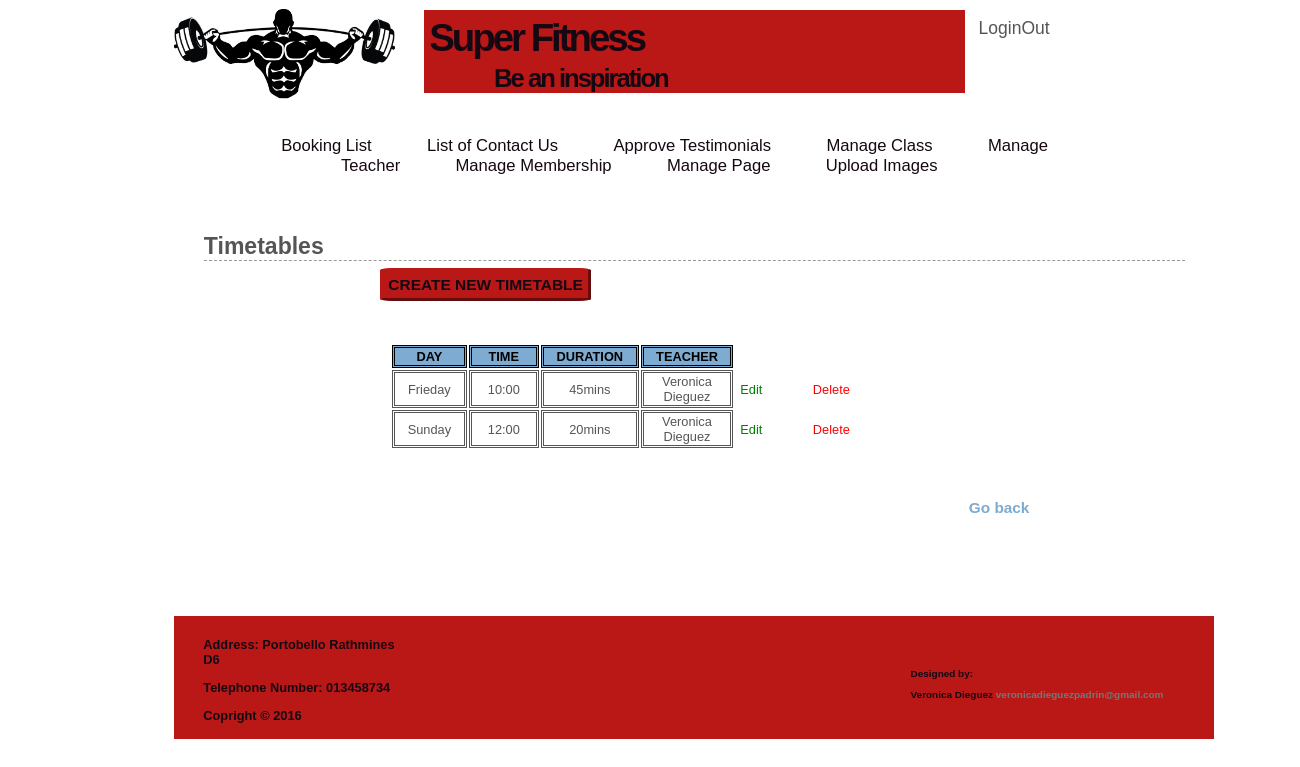
The page /adm_pages/5.timetable_list.php?id=1 (signed in) on the database its author committed.
### tables this page shows
CREATE TABLE IF NOT EXISTS `time_class` (
  `id_time` int(11) NOT NULL AUTO_INCREMENT,
  `id_class` int(11) NOT NULL,
  `id_teacher` int(11) NOT NULL,
  `days` varchar(20) DEFAULT NULL,
  `hour` varchar(20) DEFAULT NULL,
  `duration` varchar(20) DEFAULT NULL,
  PRIMARY KEY (`id_time`),
  KEY `id_class` (`id_class`),
  KEY `id_teacher` (`id_teacher`)
);

CREATE TABLE IF NOT EXISTS `teacher` (
  `id_teacher` int(11) NOT NULL AUTO_INCREMENT,
  `first_name` varchar(20) DEFAULT NULL,
  `last_name` varchar(20) DEFAULT NULL,
  `phone_number` varchar(20) DEFAULT NULL,
  `email` varchar(100) NOT NULL,
  PRIMARY KEY (`id_teacher`)
);

### adm_pages/5.timetable_list.php (the view, shortened to what this page needs)
<?php
    include('../includes/header_login.php');
        require ('../connect.php');
        $id = $_GET['id'];
	$sql = "SELECT time_class.id_time, time_class.id_teacher, time_class.days, time_class.hour, time_class.duration, teacher.first_name, teacher.last_name
			FROM time_class JOIN teacher ON time_class.id_teacher = teacher.id_teacher
			WHERE id_class=".$id;
	$res = mysqli_query ($db, $sql);
	 echo  "<h1>Timetables</h1>";
	  	echo "<a class='new' href='5.create_timetable.php?id=".$id."'>CREATE NEW TIMETABLE</a>";
if (mysqli_num_rows($res) !== 0){
	echo '<table class="bookingTime">
	    <tr>
	        <th>DAY</th>
	        <th>TIME</th>
	        <th>DURATION</th>
	        <th>TEACHER</th>
	    </tr>';
	while ($time = mysqli_fetch_array($res)) {
		echo '<tr>
			<td>'. $time['days'].'</td>
			<td>'.$time['hour'].'</td>
			<td>'.$time['duration'].'mins</td>
			<td>'.$time['first_name'].' '.$time['last_name'].'</td>
			<td class="edit"><a href="5.edit_time.php?id='.$time['id_time'] . '&class='.$id.'">Edit</a></td>
		    <td class="delete"><a href="5.delete_time.php?id=' .$time['id_time'] . '&class='.$id.'">Delete</a></td>
		</tr>';
    	}
    echo '</table>';
}else{
	echo "<p>Sorry at this moment We have not any class scheduled</p>";
}
?>
<a class="goback" href="5.view_classes.php">Go back</a>
<?php include('../includes/footer.php'); ?>

### includes/main.css (style rules this page uses)
a { color:#777; text-decoration:none; }
body { width: 80%; margin-left: 13.4%; background:#ffffff; color:#555; font:0.8em Arial, Helvetica, "bitstream vera sans", sans-serif; }
#content h1 { border-bottom:1px dashed #999; font-size:1.8em; padding:20px 0 0; }
a.goback { margin-left: 78%; font-size: 120%; color: #7DABD1; font-weight: 700; }
table.bookingTime tr th { border: double; background-color: #7DABD1; color: black; }
table.bookingTime tr td { border: double; width: 10%; text-align: center; }
table.bookingTime { width: 50%; margin-left: 19%; margin-bottom: 5%; margin-top:5%; }
table.bookingTime td.delete { border: none; text-align: left; padding-left: 1%; }
table.bookingTime td.delete a { color:red; }
table.tableclass td.delete, table.tableclass td.edit, table.tableclass td.timetable, table.bookingTime td.edit { border: none; text-align: left; padding-left: 1%; }
a.new { padding: 5px; font-weight: bold; font-size: 121%; color: #160812; background: #b91817; border: outset; border-color:#b91817; border-radius: 7%; margin-left: 18%; }
table.bookingTime td.edit a { color:green; }

### rows shown on the page
time_class: days "Frieday", hour "10:00", duration "45", id_teacher.first_name "Veronica", id_teacher.last_name "Dieguez"
time_class: days "Sunday", hour "12:00", duration "20", id_teacher.first_name "Veronica", id_teacher.last_name "Dieguez"
